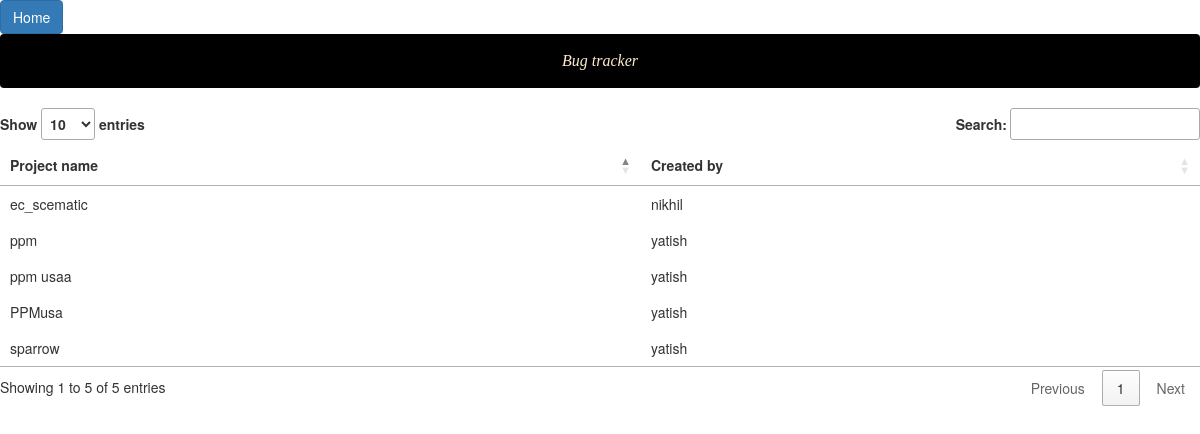
Screenshot of /bugapp/all_projects/ with the database file from the repository.
### bugapp/models.py (models this page shows)
class Project(models.Model):
    project_name = models.CharField(max_length=100)
    project_type = models.CharField(max_length=100)
    created_by = models.ForeignKey(User, related_name='projects',on_delete=models.CASCADE)
    updated_by = models.ForeignKey(User, null=True, related_name='+',on_delete=models.CASCADE)

class User(models.Model):
    user_name = models.CharField(max_length=100)
    password = models.CharField(max_length=100)

### bugapp/views.py (the view)
def all_projects(request):
    projects = Project.objects.all()
    return render(request,"all_projects.html",{"projects":projects})

### bugapp/templates/all_projects.html (shortened to what this page needs)
{% load static  %}
<!DOCTYPE html>
<html lang="en">
<head>
  <link rel="stylesheet" href="https://maxcdn.bootstrapcdn.com/bootstrap/3.4.1/css/bootstrap.min.css">
  <link rel="stylesheet" type="text/css" href="https://cdn.datatables.net/1.10.21/css/jquery.dataTables.min.css"/>
</head>
<body>
    <a href="{% url 'index' %}"  class="btn btn-primary">Home</a>
    <nav aria-label="breadcrumb" >
        <ol class="breadcrumb" style="background-color: black;">
        <h4 style="color:blanchedalmond;font-family:georgia,garamond,serif;font-size:16px;font-style:italic;" class="text-center">Bug tracker</h4>
        </ol>
    </nav>
    {% block content %}
{% if projects %}
<table style="width:100%" id="mytable">
<thead>
  <tr>
    <th>Project name</th>
    <th>Created by</th>
  </tr>
</thead>
<tbody>
  {% for project in projects %}
    <tr>
      <td>{{project.project_name}}</td>
      <td>{{project.created_by.user_name}}</td>
    </tr>
  {% endfor %}
</tbody>
</table>
{% endif %}
{% endblock %}
</body>
</html>

### rows the page displays
Project: project_name "sparrow", created_by.user_name "yatish"
Project: project_name "PPMusa", created_by.user_name "yatish"
Project: project_name "ppm", created_by.user_name "yatish"
Project: project_name "ppm usaa", created_by.user_name "yatish"
Project: project_name "ec_scematic", created_by.user_name "nikhil"
